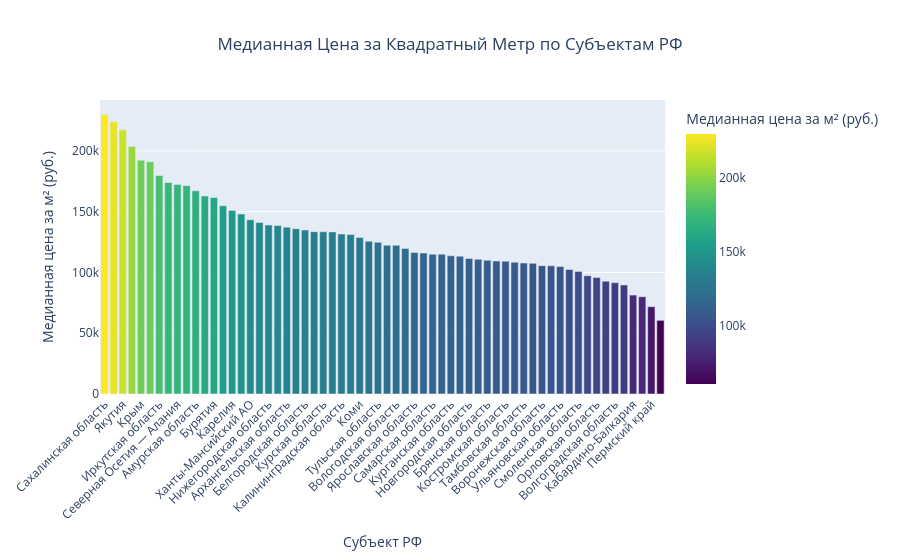

Notebook source saved alongside this figure:
### Markdown cell above
## Анализ распределения цены за м²

**Наблюдения :**
- Распределение имеет **мультимодальный** характер - видно несколько пиков
- Это указывает на **неоднородность данных** - как минимум 2-3 различных рынка недвижимости


**Интерпретация пиков:**
1. **Первый пик** (низкие цены) - вероятно, регионы с низкой экономической активностью или эконом-класс
2. **Второй пик** (средние цены) - основной массовый сегмент, комфорт-класс
3. **Третий пик/хвост** (высокие цены) - бизнес/элитный класс, крупные города

**Статистические выводы:**
- Разница между медианой и средним говорит о наличии дорогих объектов, "тянущих" среднее вверх
- Диапазон между 10% и 90% квантилями показывает **широкий разброс** типичных цен

### Code cell
# Группировка данных по субъектам РФ и расчет медианной цены за м²
regional_prices = df.groupby('Субъект РФ').agg({
    'Цена_за_квадратный_метр': ['median', 'mean', 'std', 'count']
}).round(0)
regional_prices.columns = ['Медиана', 'Среднее', 'Ст.откл', 'Количество']
regional_prices = regional_prices.sort_values('Медиана', ascending=False).reset_index()

# Построение столбчатой диаграммы
fig_region_bar = px.bar(
    regional_prices,
    x='Субъект РФ',
    y='Медиана',
    title='Медианная Цена за Квадратный Метр по Субъектам РФ',
    labels={'Субъект РФ': 'Субъект РФ', 'Медиана': 'Медианная цена за м² (руб.)'},
    hover_data=['Среднее', 'Количество'],
    color='Медиана',
    color_continuous_scale='Viridis'
)

fig_region_bar.update_layout(title_x=0.5, xaxis_tickangle=-45)
fig_region_bar.show()

### Figure 1 — Plotly figure (JSON) as saved in the notebook; plotly's stock layout.template omitted (floating-point values rounded to 4 significant figures)
{"data": [{"customdata": [[237500.0, 241.0], [220400.0, 3.0], [220800.0, 38.0], [230100.0, 230.0], [201000.0, 643.0], [193600.0, 17.0], [174200.0, 81.0], [206300.0, 559.0], [162300.0, 15.0], [172400.0, 241.0], [170700.0, 104.0], [160500.0, 498.0], [162000.0, 131.0], [150700.0, 85.0], [151000.0, 244.0], [146900.0, 56.0], [136500.0, 243.0], [130300.0, 231.0], [146000.0, 355.0], [153900.0, 250.0], [142700.0, 449.0], [128500.0, 490.0], [134300.0, 269.0], [145600.0, 1207.0], [134600.0, 499.0], [142000.0, 352.0], [141400.0, 734.0], [128400.0, 492.0], [131000.0, 224.0], [133400.0, 495.0], [121600.0, 146.0], [120900.0, 86.0], [122600.0, 500.0], [122800.0, 304.0], [122100.0, 197.0], [117700.0, 242.0], [113000.0, 85.0], [110900.0, 314.0], [115600.0, 149.0], [112700.0, 249.0], [118200.0, 237.0], [114300.0, 250.0], [111700.0, 499.0], [110300.0, 451.0], [112900.0, 248.0], [112800.0, 248.0], [110400.0, 247.0], [117200.0, 543.0], [104700.0, 15.0], [109400.0, 472.0], [106200.0, 33.0], [105900.0, 929.0], [99050.0, 265.0], [102400.0, 18.0], [100400.0, 250.0], [95350.0, 254.0], [93460.0, 250.0], [89020.0, 248.0], [86420.0, 178.0], [84770.0, 77.0], [85010.0, 113.0], [60610.0, 1.0]], "hovertemplate": "Субъект РФ=%{x}<br>Медианная цена за м² (руб.)=%{marker.color}<br>Среднее=%{customdata[0]}<br>Количество=%{customdata[1]}<extra></extra>", "legendgroup": "", "marker": {"color": [229800.0, 224000.0, 217300.0, 203500.0, 192300.0, 191100.0, 179800.0, 174000.0, 172400.0, 171400.0, 167200.0, 162900.0, 161700.0, 154800.0, 151000.0, 148100.0, 143400.0, 141100.0, 139000.0, 138600.0, 137300.0, 136000.0, 134900.0, 133600.0, 133400.0, 133400.0, 131600.0, 131200.0, 128800.0, 125800.0, 124800.0, 122400.0, 122300.0, 119800.0, 116500.0, 115900.0, 115000.0, 115000.0, 113700.0, 113400.0, 111400.0, 110800.0, 110000.0, 109500.0, 109300.0, 108400.0, 107700.0, 107500.0, 105600.0, 105400.0, 104800.0, 102400.0, 100900.0, 97320.0, 95850.0, 92790.0, 91580.0, 89680.0, 81400.0, 80000.0, 71830.0, 60610.0], "coloraxis": "coloraxis", "pattern": {"shape": ""}}, "name": "", "orientation": "v", "showlegend": false, "textposition": "auto", "type": "bar", "x": ["Сахалинская область", "Ямало-Ненецкий АО", "Якутия", "Севастополь", "Крым", "Камчатский край", "Иркутская область", "Краснодарский край", "Северная Осетия — Алания", "Забайкальский край", "Амурская область", "Татарстан", "Бурятия", "Мурманская область", "Карелия", "Алтайский край", "Ханты-Мансийский АО", "Дагестан", "Нижегородская область", "Адыгея", "Архангельская область", "Челябинская область", "Белгородская область", "Ставропольский край", "Курская область", "Чувашия (Чувашская республика)", "Калининградская область", "Калужская область", "Коми", "Кировская область", "Тульская область", "Красноярский край", "Вологодская область", "Башкортостан", "Ярославская область", "Мордовия", "Самарская область", "Свердловская область", "Курганская область", "Марий Эл", "Новгородская область", "Хакасия", "Брянская область", "Ивановская область", "Костромская область", "Тверская область", "Тамбовская область", "Владимирская область", "Воронежская область", "Саратовская область", "Ульяновская область", "Ростовская область", "Смоленская область", "Калмыкия", "Орловская область", "Чувашия", "Волгоградская область", "Псковская область", "Кабардино-Балкария", "Чечня", "Пермский край", "Ингушетия"], "xaxis": "x", "y": [229800.0, 224000.0, 217300.0, 203500.0, 192300.0, 191100.0, 179800.0, 174000.0, 172400.0, 171400.0, 167200.0, 162900.0, 161700.0, 154800.0, 151000.0, 148100.0, 143400.0, 141100.0, 139000.0, 138600.0, 137300.0, 136000.0, 134900.0, 133600.0, 133400.0, 133400.0, 131600.0, 131200.0, 128800.0, 125800.0, 124800.0, 122400.0, 122300.0, 119800.0, 116500.0, 115900.0, 115000.0, 115000.0, 113700.0, 113400.0, 111400.0, 110800.0, 110000.0, 109500.0, 109300.0, 108400.0, 107700.0, 107500.0, 105600.0, 105400.0, 104800.0, 102400.0, 100900.0, 97320.0, 95850.0, 92790.0, 91580.0, 89680.0, 81400.0, 80000.0, 71830.0, 60610.0], "yaxis": "y"}], "layout": {"barmode": "relative", "coloraxis": {"colorbar": {"title": {"text": "Медианная цена за м² (руб.)"}}, "colorscale": [[0, "#440154"], [0.1111, "#482878"], [0.2222, "#3e4989"], [0.3333, "#31688e"], [0.4444, "#26828e"], [0.5556, "#1f9e89"], [0.6667, "#35b779"], [0.7778, "#6ece58"], [0.8889, "#b5de2b"], [1, "#fde725"]]}, "legend": {"tracegroupgap": 0}, "title": {"text": "Медианная Цена за Квадратный Метр по Субъектам РФ", "x": 0.5}, "xaxis": {"anchor": "y", "domain": [0, 1], "tickangle": -45, "title": {"text": "Субъект РФ"}}, "yaxis": {"anchor": "x", "domain": [0, 1], "title": {"text": "Медианная цена за м² (руб.)"}}}}
